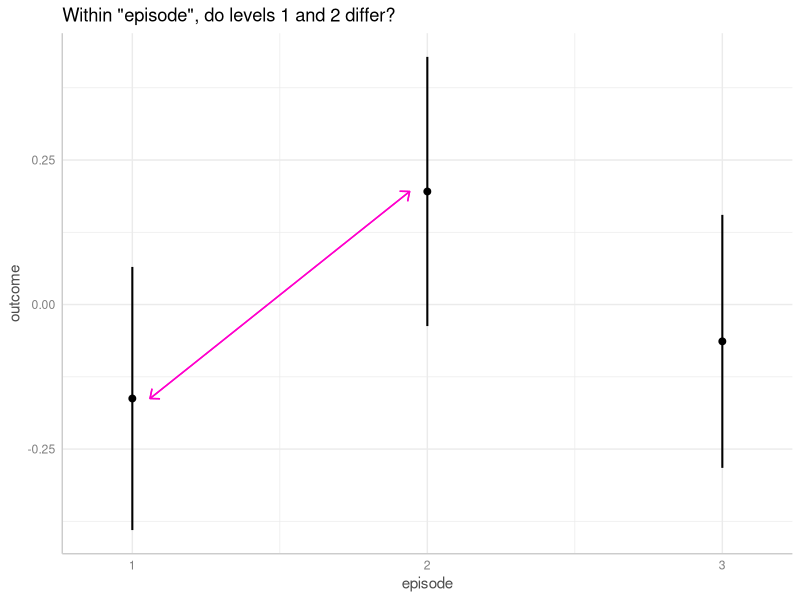

Recreate this plot in R. (Note: this script raises an error after producing the figure.)
## ---- chunk 1
knitr::opts_chunk$set(
  collapse = TRUE,
  comment = "#>",
  dev = "png",
  fig.width = 7,
  fig.height = 3.5,
  message = FALSE, warning = FALSE
)
options(width = 800)
arrow_color <- "#FF00cc"

pkgs <- c(
  "ggplot2",
  "marginaleffects",
  "emmeans",
  "parameters",
  "htmltools"
)

if (!all(vapply(pkgs, requireNamespace, quietly = TRUE, FUN.VALUE = logical(1L)))) {
  knitr::opts_chunk$set(eval = FALSE)
}
## ---- chunk 2
library(htmltools)
callout_tip <- function(header = NULL, ...) {
  div(
    class = "callout-tip",
    tags$h1(
      tags$img(src = "list-check-solid.svg", width = "16", height = "16", style = "vertical-align:middle"),
      header
    ),
    ...
  )
}
## ---- chunk 3
callout_tip(
  "Summary of most important points:",
  tags$ul(
    tags$li("The ggeffects-package relies on the marginaleffects-package by default to calculate contrasts and pairwise comparisons."), # nolint
    tags$li("Although this covers many different ways to test contrasts and comparisons, sometimes it can be convenient or necessary to calculate specific contrasts, like consecutive, interaction or custom contrasts. In this case (e.g. when `test` is \"consecutive\", or a data frame for custom contrasts), `test_predictions()` automatically switches the backend to the emmeans-package."), # nolint
    tags$li("The backend can also be changed explicitly by using the `engine` argument. Usually, this is not necessary, unless you want to calculate contrasts of random effects levels. This is currently only possible for `engine=\"ggeffects\"` (see vignette \"Case Study: Intersectionality Analysis Using The MAIHDA Framework\").") # nolint
  )
)
## ---- chunk 4
library(ggeffects)
library(ggplot2)

set.seed(123)
n <- 200
d <- data.frame(
  outcome = rnorm(n),
  grp = as.factor(sample(c("treatment", "control"), n, TRUE)),
  episode = as.factor(sample(1:3, n, TRUE)),
  sex = as.factor(sample(c("female", "male"), n, TRUE, prob = c(0.4, 0.6)))
)
model1 <- lm(outcome ~ grp + episode + grp, data = d)
## ---- chunk 5
my_pred <- predict_response(model1, "episode", margin = "marginalmeans")
my_pred
## ---- chunk 6
p <- plot(my_pred)
line_data <- as.data.frame(my_pred, terms_to_colnames = FALSE)[1:2, ]
p + geom_segment(
  data = line_data,
  aes(
    x = as.numeric(x[1]) + 0.06, xend = as.numeric(x[2]) - 0.06,
    y = predicted[1], yend = predicted[2], group = NULL, color = NULL
  ),
  color = arrow_color,
  arrow = arrow(length = unit(0.1, "inches"), ends = "both", angle = 40)
) +
ggtitle("Within \"episode\", do levels 1 and 2 differ?")
## ---- chunk 7
# comparisons based on estimated marginal means, using "marginaleffects" package
test_predictions(model1, "episode", margin = "marginalmeans")

# comparisons using "emmeans" package
test_predictions(model1, "episode", engine = "emmeans")

# comparisons using "ggeffects" backend. This engine requires the
# ggeffects-object as input
test_predictions(my_pred, engine = "ggeffects")
## ---- chunk 8
model2 <- lm(outcome ~ grp * episode + grp, data = d)
## ---- chunk 9
my_pred <- predict_response(model2, c("episode", "grp"), margin = "marginalmeans")
my_pred
## ---- chunk 10
p <- plot(my_pred)
line_data <- as.data.frame(my_pred, terms_to_colnames = FALSE)[3:4, 1:2]
line_data$group_col <- "control"
p + geom_segment(
  data = line_data,
  aes(
    x = as.numeric(x[1]) - 0.06, xend = as.numeric(x[2]) + 0.06,
    y = predicted[1], yend = predicted[2], group = NULL, color = NULL
  ),
  color = arrow_color,
  arrow = arrow(length = unit(0.1, "inches"), ends = "both", angle = 40)
) +
ggtitle("Within level 2 of \"episode\", do treatment and control group differ?")
## ---- chunk 11
# we want "episode = 2-2" and "grp = control-treatment"

# comparisons based on estimated marginal means, using "marginaleffects" package
test_predictions(model2, c("episode [2]", "grp"), margin = "marginalmeans")

# comparisons based using "emmeans" package
test_predictions(model2, c("episode [2]", "grp"), engine = "emmeans")

# comparisons using "ggeffects" backend
my_pred <- predict_response(model2, c("episode [2]", "grp"), margin = "marginalmeans")
test_predictions(my_pred, engine = "ggeffects")
## ---- chunk 12
my_pred <- predict_response(model2, c("grp", "episode"))
p <- plot(my_pred)
line_data <- as.data.frame(my_pred, terms_to_colnames = FALSE)[, 1:2, ]
line_data$group_col <- "1"
p + geom_segment(
  data = line_data,
  aes(
    x = as.numeric(x[1]) - 0.05, xend = as.numeric(x[1]) - 0.05,
    y = predicted[1], yend = predicted[2], group = NULL, color = NULL
  ),
  color = "orange",
  arrow = arrow(length = unit(0.1, "inches"), ends = "both", angle = 40, type = "closed")
) + geom_segment(
  data = line_data,
  aes(
    x = as.numeric(x[4]) - 0.05, xend = as.numeric(x[4]) - 0.05,
    y = predicted[4], yend = predicted[5], group = NULL, color = NULL
  ),
  color = "orange",
  arrow = arrow(length = unit(0.1, "inches"), ends = "both", angle = 40, type = "closed")
) + geom_segment(
  data = line_data,
  aes(
    x = as.numeric(x[1]) - 0.05, xend = as.numeric(x[4]) - 0.05,
    y = (predicted[1] + predicted[2]) / 2,
    yend = (predicted[4] + predicted[5]) / 2, group = NULL, color = NULL
  ),
  color = arrow_color,
  arrow = arrow(length = unit(0.1, "inches"), ends = "both", angle = 40)
) +
ggtitle("Differnce-in-differences")
## ---- chunk 13
# specifying the difference-in-difference when using "marginaleffects"
test_predictions(model2, c("episode", "grp"), test = "(b1 - b3) = (b2 
- b4)", margin = "marginalmeans")

# "emmeans" provides similar comparisons when we set test = "interaction".
# This displays *all* possible differences-in-differences. The first row in
# this output is identical to the above result from "marginaleffects". The
# "emmeans" package is used automatically, when test = "interaction".
test_predictions(model2, c("episode", "grp"), test = "interaction")

# using "ggeffects", we also need to set test = "interaction" to get the same
# results. However, since by default "emmeans" us used, we also need to specify
# the "engine" argument
my_pred <- predict_response(model2, c("episode", "grp"), margin = "marginalmeans")
test_predictions(my_pred, test = "interaction", engine = "ggeffects")
